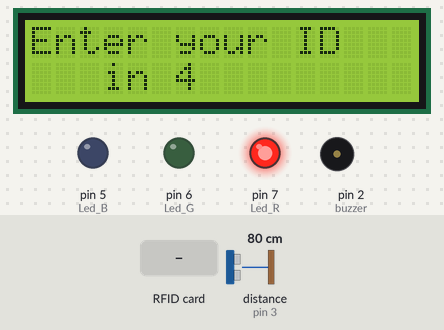
Bench run of a sketch on a simulated Arduino Uno, built with avr-gcc and run on an emulated ATmega328P. Parts: 16×2 character LCD, output pins drawn as LEDs (lit = HIGH), buzzer (waves = sounding). Wiring (inferred from the names in the program): ultrasonic range finder: trigger pin 4; echo pin 3. Dashed ring = blinking. Inputs (shaded band) come from the test bench; at power-on: distance to the obstacle (sensor on pin 3) 80 cm. The echo pulse lasts 58.3 µs per cm; pins used as bus, display or sensor lines are not drawn; what the sketch prints to the serial monitor is not drawn.

Above: at 1.3 s.
1.4 s: RFID card 04 0B 6B 8A 7E 29 80 held to the reader
At 5.6 s:
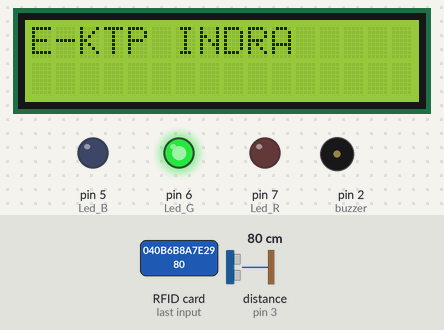
12.5 s: RFID card FB F2 1D 1B held to the reader
At 18.0 s:
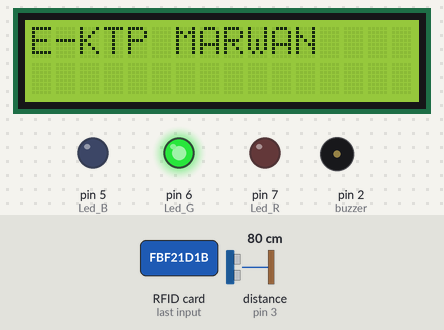
18.7 s: RFID card 5E 7A 19 C4 held to the reader
26.3 s: distance to the obstacle (sensor on pin 3) set to 34 cm
At 27.5 s:
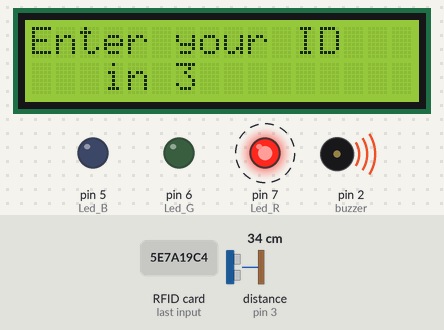
32.5 s: distance to the obstacle (sensor on pin 3) set to 30 cm
At 36.4 s:
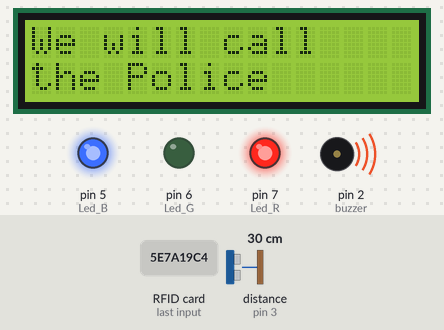
38.7 s: distance to the obstacle (sensor on pin 3) set to 35 cm
At 40.3 s:
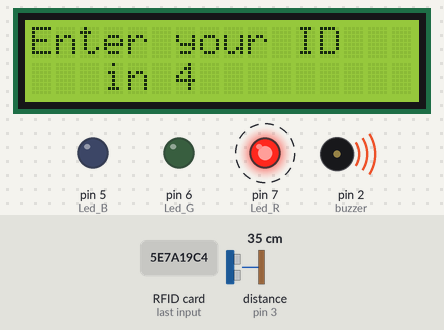
Timing chart, 0 to 45.9 s (numbered marks = the images above; inputs shaded):
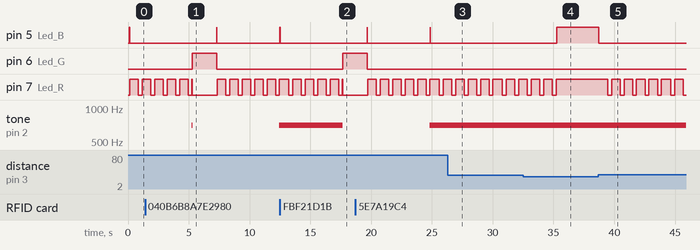

The sketch:

kelar.ino
```cpp
#include <SPI.h>
#include <MFRC522.h>


#include <Wire.h>
#include <LiquidCrystal_I2C.h>
//I2C pins declaration
LiquidCrystal_I2C lcd(0x27, 2, 1, 0, 4, 5, 6, 7, 3, POSITIVE);

#define SS_PIN 10
#define RST_PIN 9


MFRC522 mfrc522(SS_PIN, RST_PIN);   // Create MFRC522 instance.


const int trigPin = 4;
const int echoPin = 3;
const int buzzer = 2;
const int Led_B = 5;
const int Led_G = 6;
const int Led_R = 7;

int button = 2;
int nilaibutton;
int count;

long duration;
int distance;
int safetyDistance;
long x;

void setup()
{
  pinMode(trigPin, OUTPUT);
  pinMode(echoPin, INPUT);
  pinMode(buzzer, OUTPUT);
  pinMode(Led_B, OUTPUT);
  pinMode(Led_G, OUTPUT);
  pinMode(Led_R, OUTPUT);


  Serial.begin(9600);   // Initiate a serial communication

  lcd.begin(16, 2); //Defining 16 columns and 2 rows of lcd display
  lcd.backlight();//To Power ON the back light

  SPI.begin();      // Initiate  SPI bus
  mfrc522.PCD_Init();   // Initiate MFRC522

  noTone(buzzer);
  Serial.println("Put your card to the reader...");
  Serial.println();

  nilaibutton = digitalRead(button);
  if (nilaibutton == 1) {
    count++;
    if (count == 1) {
    long x = 2592000000;
    }
    if (count == 2) {
    long x = 10;
    count = 0;
    }
  }
}
void loop()
{
  delay(x);
  digitalWrite(Led_G, LOW);
  digitalWrite(Led_B, HIGH);

  digitalWrite(trigPin, LOW);
  delayMicroseconds(2);
  digitalWrite(trigPin, HIGH);
  delayMicroseconds(10);
  digitalWrite(trigPin, LOW);

  duration = pulseIn(echoPin, HIGH);
  distance = duration * 0.034 / 2;

  safetyDistance = distance;
  Serial.println(safetyDistance);

  if (safetyDistance > 30) {
    Serial.println("Starting Alarm 5...");
    lcd.clear();
    digitalWrite(Led_B, LOW);
    lcd.clear();
    lcd.setCursor(0, 0);
    lcd.print("Enter your ID");
    lcd.setCursor(0, 1);
    lcd.print("   in 5 ");
    digitalWrite(Led_R, HIGH);
    delay(700);
    lcd.clear();
    digitalWrite(Led_R, LOW);
    delay(300);
    Serial.println("Starting Alarm 4...");

    lcd.clear();
    lcd.setCursor(0, 0);
    lcd.print("Enter your ID");
    lcd.setCursor(0, 1);
    lcd.print("   in 4 ");
    digitalWrite(Led_R, HIGH);
    delay(700);
    lcd.clear();
    digitalWrite(Led_R, LOW);
    delay(300);
    Serial.println("Starting Alarm 3...");

    lcd.clear();
    lcd.setCursor(0, 0);
    lcd.print("Enter your ID");
    lcd.setCursor(0, 1);
    lcd.print("   in 3 ");
    digitalWrite(Led_R, HIGH);
    delay(700);
    lcd.clear();
    digitalWrite(Led_R, LOW);
    delay(300);
    Serial.println("Starting Alarm 2...");

    lcd.clear();
    lcd.setCursor(0, 0);
    lcd.print("Enter your ID");
    lcd.setCursor(0, 1);
    lcd.print("   in 2 ");
    digitalWrite(Led_R, HIGH);
    delay(700);
    lcd.clear();
    digitalWrite(Led_R, LOW);
    delay(300);
    Serial.println("Starting Alarm 1...");

    lcd.clear();
    lcd.setCursor(0, 0);
    lcd.print("Enter your ID");
    lcd.setCursor(0, 1);
    lcd.print("   in 1 ");
    digitalWrite(Led_R, HIGH);
    delay(700);
    lcd.clear();
    digitalWrite(Led_R, LOW);
    delay(300);
    digitalWrite(Led_B, LOW);
    tone(buzzer, 700);
    digitalWrite(Led_R, HIGH);
    lcd.clear();
    lcd.setCursor(0, 0);
    lcd.print("We will call");
    lcd.setCursor(0, 1);
    lcd.print("the Police");
    Serial.println ("Buzzer ON");
  }

  // Look for new cards
  if ( ! mfrc522.PICC_IsNewCardPresent())
  {
    return;
  }
  // Select one of the cards
  if ( ! mfrc522.PICC_ReadCardSerial())
  {
    return;
  }
  //Show UID on serial monitor
  Serial.print("UID tag :");
  String content = "";
  byte letter;
  for (byte i = 0; i < mfrc522.uid.size; i++)
  {
    Serial.print(mfrc522.uid.uidByte[i] < 0x10 ? " 0" : " ");
    Serial.print(mfrc522.uid.uidByte[i], HEX);
    content.concat(String(mfrc522.uid.uidByte[i] < 0x10 ? " 0" : " "));
    content.concat(String(mfrc522.uid.uidByte[i], HEX));
  }
  Serial.println();
  Serial.print("Message : ");
  content.toUpperCase();
  if (content.substring(1) == "04 0B 6B 8A 7E 29 80")//E-KTP INDRA
  {
    digitalWrite(Led_B, LOW);
    lcd.clear();
    lcd.print("E-KTP INDRA");
    Serial.println ("E-KTP INDRA");
    noTone(buzzer);
    Serial.println ("Buzzer OFF");
    digitalWrite(Led_R, LOW);
    digitalWrite(Led_G, HIGH);
    delay(2000);
    digitalWrite(Led_G, LOW);
    Serial.println("Authorized access");
    Serial.println();
  }

  else if (content.substring(1) == "FB F2 1D 1B") // akses tag indra
  {
    digitalWrite(Led_B, LOW);
    lcd.clear();
    lcd.print("E-KTP MARWAN");
    Serial.println ("E-KTP MARWAN");
    noTone(buzzer);
    Serial.println ("Buzzer OFF");
    digitalWrite(Led_R, LOW);
    digitalWrite(Led_G, HIGH);
    delay(2000);
    digitalWrite(Led_G, LOW);
    Serial.println("Authorized access");
    Serial.println();
  }

  else   {
    Serial.println("AKSES GAGAL");
    lcd.clear();
    lcd.setCursor(0, 0);
    lcd.print("UNKNOWN USER");
  }
}
```

Measured:
- the behaviour switches between 32 and 31 cm on distance to the obstacle (sensor on pin 3) (found by bisection; images 3 and 4)
- after the input at 1.4 s, pin 6 (Led_G): LOW → HIGH after 3.9 s, → LOW 2.0 s later; the display: first differs from a run without the input after 3.9 s (image 1)
- after the input at 12.5 s, pin 5 (Led_B): goes on until 12.5 s, then stays LOW; pin 6 (Led_G): LOW → HIGH after 5.2 s; tone on pin 2 (buzzer): 700 Hz → silent after 5.2 s; the display: first differs from a run without the input after 5.2 s (image 2)
- after the input at 26.3 s, pin 5 (Led_B): stays LOW (without the input it goes to HIGH after 3.8 s)
- after the input at 32.5 s, pin 5 (Led_B): LOW → HIGH after 2.8 s; pin 7 (Led_R): goes on until 35.2 s, then stays HIGH
- after the input at 38.7 s, pin 5 (Led_B): HIGH → LOW at once; pin 7 (Led_R): alternates HIGH for 0.70 s and LOW for 0.32 s, starting after 0.75 s; the display: first changes after 0.05 s (image 5 shows a later state)
- what the display in image 1 shows lasts 2.0 s, from 5.3 s to 7.3 s
